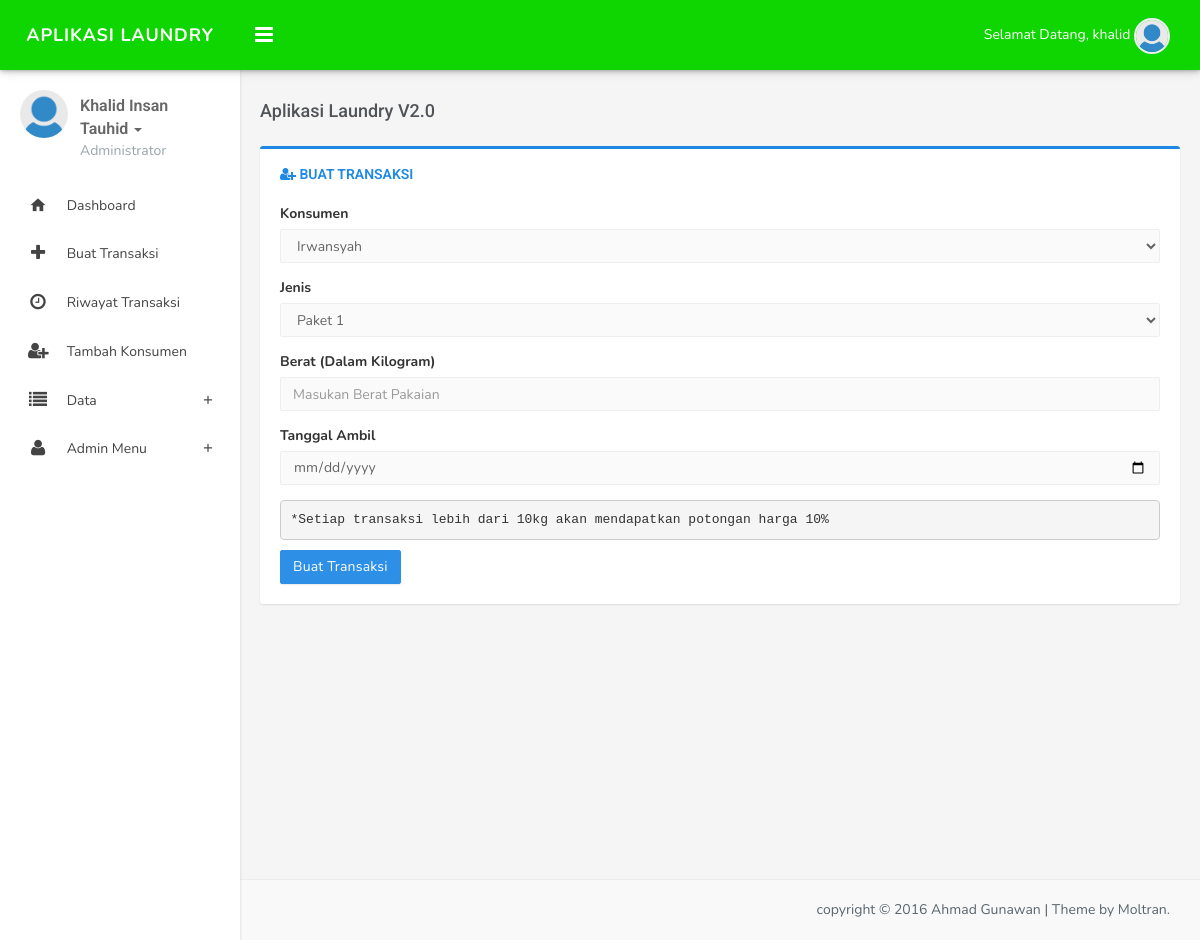
The app's page /index.php?p=tambaht (signed in) with its own data.
### tables this page shows
CREATE TABLE IF NOT EXISTS `pengguna` (
  `id` int(100) NOT NULL,
  `nama` varchar(100) NOT NULL,
  `username` varchar(100) NOT NULL,
  `password` varchar(100) NOT NULL,
  `level` enum('Administrator','Karyawan','Konsumen') NOT NULL,
  `nik` varchar(20) NOT NULL,
  `alamat` varchar(50) NOT NULL,
  `telp` varchar(20) NOT NULL,
  `gender` enum('Laki laki','Perempuan') NOT NULL
);

### index.php (the view, shortened to what this page needs)
<?php
if ( !isset($_SESSION['username']) ) {
    header('location:login.php');
}
else {
    $usr = $_SESSION['username'];
}
$query = mysql_query("SELECT * FROM pengguna WHERE username = '$usr'");
$hasil = mysql_fetch_array($query);
?>
<!DOCTYPE html>
<html>
    <head>
       <link href="css/bootstrap.min.css" rel="stylesheet" />
        <link href="assets/font-awesome/css/font-awesome.min.css" rel="stylesheet" />
        <link href="assets/ionicon/css/ionicons.min.css" rel="stylesheet" />
        <link href="css/material-design-iconic-font.min.css" rel="stylesheet">
        <link href="css/animate.css" rel="stylesheet" />
        <link href="css/waves-effect.css" rel="stylesheet">
        <link href="assets/tagsinput/jquery.tagsinput.css" rel="stylesheet" />
        <link href="assets/toggles/toggles.css" rel="stylesheet" />
        <link href="assets/timepicker/bootstrap-timepicker.min.css" rel="stylesheet" />
        <link href="assets/timepicker/bootstrap-datepicker.min.css" rel="stylesheet" />
        <link href="assets/colorpicker/colorpicker.css" rel="stylesheet" type="text/css" />
        <link href="assets/jquery-multi-select/multi-select.css"  rel="stylesheet" type="text/css" />
        <link href="assets/select2/select2.css" rel="stylesheet" type="text/css" />
        <link href="css/helper.css" rel="stylesheet" type="text/css" />
        <link href="css/style.css" rel="stylesheet" type="text/css" /><script src="js/modernizr.min.js"></script> </head>
        <link href="assets/datatables/jquery.dataTables.min.css" rel="stylesheet" type="text/css" />
    <body class="fixed-left">
        <div id="wrapper">
            <div class="topbar">
                <div class="topbar-left">
                    <div class="text-center">
                        <a href="index.html" class="logo"><span>Aplikasi Laundry </span></a>
                    </div>
                </div>
                <div class="navbar navbar-default" role="navigation">
                    <div class="container">
                        <div class="">
                            <div class="pull-left">
                                <button class="button-menu-mobile open-left">
                                    <i class="fa fa-bars"></i>
                                </button>
                            </div>
                            <ul class="nav navbar-nav navbar-right pull-right">
                                <li class="dropdown">
                                    <a href="" class="dropdown-toggle profile" data-toggle="dropdown" aria-expanded="true">Selamat Datang, <?php echo $hasil['username']; ?> <img src="images/user.png" alt="user-img" class="img-circle"> </a>
                                </li>
                            </ul>
                        </div>
                    </div>
                </div>
            </div>
            <div class="left side-menu">
                <div class="sidebar-inner slimscrollleft">
                    <div class="user-details">
                        <div class="pull-left">
                            <img src="images/user.png" alt="" class="thumb-md img-circle">
                        </div>
                        <div class="user-info">
                            <div class="dropdown">
                                <a href="#" class="dropdown-toggle" data-toggle="dropdown" aria-expanded="false"><?php echo $hasil['nama']; ?> <span class="caret"></span></a>
                            </div>
                            <p class="text-muted m-0"><?php echo $hasil['level']; ?></p>
                        </div>
                    </div>
                    <div id="sidebar-menu">
                        <ul>
                            <li>
                                <a href="?p=home" class="waves-effect"><i class="md md-home"></i><span> Dashboard </span></a>
                            </li>
<li>
                                <a href="?p=tambaht" class="waves-effect"><i class="fa fa-plus"></i><span> Buat Transaksi </span></a>
                            </li>
							<li>
                                <a href="?p=riwayatt" class="waves-effect"><i class="fa fa-clock-o"></i><span> Riwayat Transaksi </span></a>
                            </li>
                            <?php if ($hasil['level']!=='konsumen') { ?>
														<li>
                                <a href="?p=tambahko" class="waves-effect"><i class="fa fa-user-plus"></i><span> Tambah Konsumen </span></a>
                            </li>
							       <li class="has_sub">
                                <a href="#" class="waves-effect"><i class="fa fa-list"></i> <span> Data </span> <span class="pull-right"><i class="md md-add"></i></span></a>
                            </li>
							<?php if ($hasil['level']=='Administrator') { ?>
							       <li class="has_sub">
                                <a href="#" class="waves-effect"><i class="fa fa-user"></i> <span> Admin Menu </span> <span class="pull-right"><i class="md md-add"></i></span></a>
                            </li>
<?php } ?>
<?php } ?>
                        </ul>
                    </div>
                </div>
            </div>
            <div class="content-page">
                <div class="content">
                    <div class="container">
                        <div class="row">
                            <div class="col-sm-12">
                                <h4 class="pull-left page-title">Aplikasi Laundry V2.0</h4>
                            </div>
                        </div>
                             <?php include "konten.php"; ?>
                    </div>
                </div>
                <footer class="footer text-right">
                    copyright &copy; 2016 Ahmad Gunawan | Theme by Moltran.
                </footer>
            </div></div>
	</body>
</html>

### css/waves-effect.css (style rules this page uses)
.waves-effect { position: relative; cursor: pointer; display: inline-block; overflow: hidden; -webkit-user-select: none; -moz-user-select: none; -ms-user-select: none; user-select: none; -webkit-tap-highlight-color: transparent; vertical-align: middle; z-index: 1; will-change: opacity, transform; -webkit-transition: all 0.3s ease-out; -moz-transition: all 0.3s ease-out; -o-transition: all 0.3s ease-out; -ms-transition: all 0.3s ease-out; transition: all 0.3s ease-out; }

### css/helper.css (style rules this page uses)
.m-0 { margin: 0px !important; }
.thumb-md { height: 48px; width: 48px; }

### css/style.css (style rules this page uses)
body { background: #f5f5f5; margin: 0; -webkit-text-size-adjust: 100%; font-family: 'Nunito', sans-serif; }
h1, h2, h3, h4, h5, h6 { margin: 10px 0; }
h4 { line-height: 22px; }
h1, h2, h3, h4, h5, h6 { font-family: 'Roboto', sans-serif; color: #505458; }
* { outline: none !important; }
.container { width: auto; }
.footer { color: #58666e; position: absolute; width: 100%; bottom: 0px; padding: 20px 30px; background-color: #f9f9f9; border-top: 1px solid rgba(0, 0, 0, 0.05); }
#wrapper { width: 100%; height: 100%; position: relative; overflow: hidden; }
.page-title { margin-bottom: 24px; }
.row { margin-right: -10px; margin-left: -10px; }
.col-lg-1, .col-lg-10, .col-lg-11, .col-lg-12, .col-lg-2, .col-lg-3, .col-lg-4, .col-lg-5, .col-lg-6, .col-lg-7, .col-lg-8, .col-lg-9, .col-md-1, .col-md-10, .col-md-11, .col-md-12, .col-md-2, .col-md-3, .col-md-4, .col-md-5, .col-md-6, .col-md-7, .col-md-8, .col-md-9, .col-sm-1, .col-sm-10, .col-sm-11, .col-sm-12, .col-sm-2, .col-sm-3, .col-sm-4, .col-sm-5, .col-sm-6, .col-sm-7, .col-sm-8, .col-sm-9, .col-xs-1, .col-xs-10, .col-xs-11, .col-xs-12, .col-xs-2, .col-xs-3, .col-xs-4, .col-xs-5, .col-xs-6, .col-xs-7, .col-xs-8, .col-xs-9 { padding-left: 10px; padding-right: 10px; }
.text-muted { color: #98a6ad; }
.topbar { left: 0px; right: 0; top: 0px; z-index: 999; background: #ffffff; position: fixed; -webkit-box-shadow: 1px 0 3px 0 rgba(0,0,0,0.2); box-shadow: 1px 0 3px 0 rgba(0,0,0,0.2); }
.topbar .topbar-left { float: left; height: 70px; position: relative; z-index: 1; width: 240px; background: #0fd500; }
.navbar-default { border: none; margin-bottom: 0px; background-color: #0fd500; box-shadow: 0 2px 5px 0 rgba(0, 0, 0, 0.16), 0 2px 10px 0 rgba(0, 0, 0, 0.12); border-radius: 0px; }
.nav > li > a { padding: 0px 15px; line-height: 70px; color: #ffffff !important; position: relative; }
.profile img { height: 36px; width: 36px; border: 2px solid #edf0f0; }
.logo { font-size: 18px; letter-spacing: .05em; color: #fff !important; font-weight: 700; text-transform: uppercase; line-height: 70px; }
.navbar-nav { margin: 0px; }
.side-menu { width: 240px; top: 0; bottom: 0; z-index: 2; }
.side-menu.left { background: #ffffff; position: absolute; box-shadow: 0 1px 3px rgba(0, 0, 0, 0.15); top: 70px; }
body.fixed-left .side-menu.left { margin-top: 0px; position: fixed; height: 100%; bottom: 50px; margin-bottom: -70px; padding-bottom: 70px; }
.content-page { margin-left: 240px; overflow: hidden; position: relative; min-height: 940px; }
.content-page > .content { margin-top: 70px; margin-bottom: 60px; padding: 20px 5px 15px 5px; position: relative; }
.button-menu-mobile { font-size: 21px; background: transparent; color: #888; border: none; line-height: 70px; color: #fff; padding: 0px 15px; }
.sidebar-inner { height: 100%; }
#sidebar-menu, #sidebar-menu ul, #sidebar-menu li, #sidebar-menu a { margin: 0; padding: 0; border: 0; list-style: none; font-weight: normal; text-decoration: none; line-height: 1; position: relative; }
#sidebar-menu a { line-height: 1.3; }
#sidebar-menu { width: 100%; background-color: #ffffff; padding-bottom: 50px; }
#sidebar-menu > ul > li > a { display: block; color: #444; padding: 15px 25px; }
#sidebar-menu > ul > li > a > span { vertical-align: middle; }
#sidebar-menu > ul > li > a > i { display: inline-block; font-size: 18px; line-height: 17px; margin-left: 3px; margin-right: 15px; text-align: center; vertical-align: middle; width: 20px; }
.user-details { position: relative; min-height: 80px; padding: 20px; }
.user-details img { position: relative; z-index: 9999; }
.user-details .user-info { margin-left: 60px; z-index: 99999; position: relative; color: #444; }
.user-details .user-info a.dropdown-toggle { font-family: 'Roboto', sans-serif; font-weight: 600; color: #666; font-size: 16px; padding-top: 5px; display: block; }

### records on screen
pengguna: username "khalid", nama "Khalid Insan Tauhid", level "Administrator"

### other values on screen
form field konsumen "Irwansyah"
form field jenis "Paket 1"
